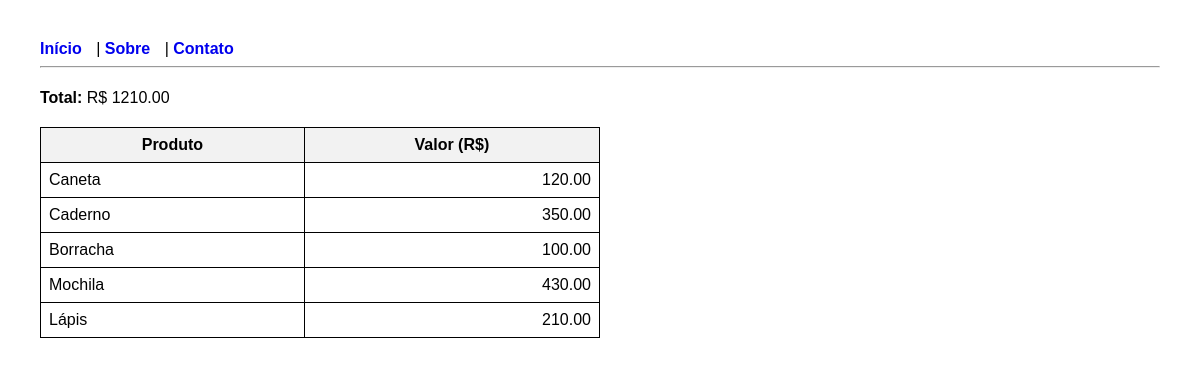
The page / on the database its author committed.
### tables this page shows
CREATE TABLE vendas (
        id INTEGER PRIMARY KEY AUTOINCREMENT,
        produto TEXT,
        valor REAL
    );

### app.py (the view)
@app.route('/')
def home():
    vendas = get_vendas()
    total = sum(v[1] for v in vendas)
    return render_template(
        'index.html',
        vendas = vendas,
        total = total
    )

### app.py (called while the page is built)
def get_vendas():
    conexao = sqlite3.connect('vendas.db')
    cursor = conexao.cursor()
    cursor.execute('SELECT produto, valor FROM vendas')
    vendas = cursor.fetchall()
    conexao.close()
    return vendas

### templates/index.html (shortened to what this page needs)
{% extends "base.html" %}
{% block content %}
<p><strong>Total:</strong> R$ {{ '%.2f'|format(total) }}</p>
{% if vendas %}
    <table border="1" cellpadding="8" cellspacing="0">
        <thead>
            <tr>
                <th>Produto</th>
                <th>Valor (R$)</th>
            </tr>
        </thead>
        <tbody>
            {% for produto, valor in vendas %}
            <tr>
                <td>{{ produto }}</td>
                <td class="numero">{{ '%.2f'|format(valor) }}</td>
            </tr>
            {% endfor %}
        </tbody>
    </table>
{% else %}
    <p>Nenhuma venda registrada.</p>
{% endif %}
{% endblock %}

### templates/base.html (shortened to what this page needs)
<!DOCTYPE html>
<html>
<head>
</head>
<body>
    <nav>
        <a href="/">Início</a> |
        <a href="/sobre">Sobre</a> |
        <a href="/contato">Contato</a>
    </nav>
    <hr>
    {% block content %}{% endblock %}
</body>
</html>

### templates/base.html (style rules this page uses)
body { font-family: Arial, sans-serif; margin: 40px; }
nav a { margin-right: 10px; text-decoration: none; font-weight: bold; }
table { margin-top: 20px; border-collapse: collapse; width: 50%; }
th { background-color: #f2f2f2; }
th, td { padding: 8px; border: 1px solid #000; }
.numero { text-align: right; }

### rows shown on the page
vendas: produto "Caneta", valor "120.00"
vendas: produto "Caderno", valor "350.00"
vendas: produto "Borracha", valor "100.00"
vendas: produto "Mochila", valor "430.00"
vendas: produto "Lápis", valor "210.00"

### other values the page prints
{{ '%.2f'|format(total) }} "1210.00"
